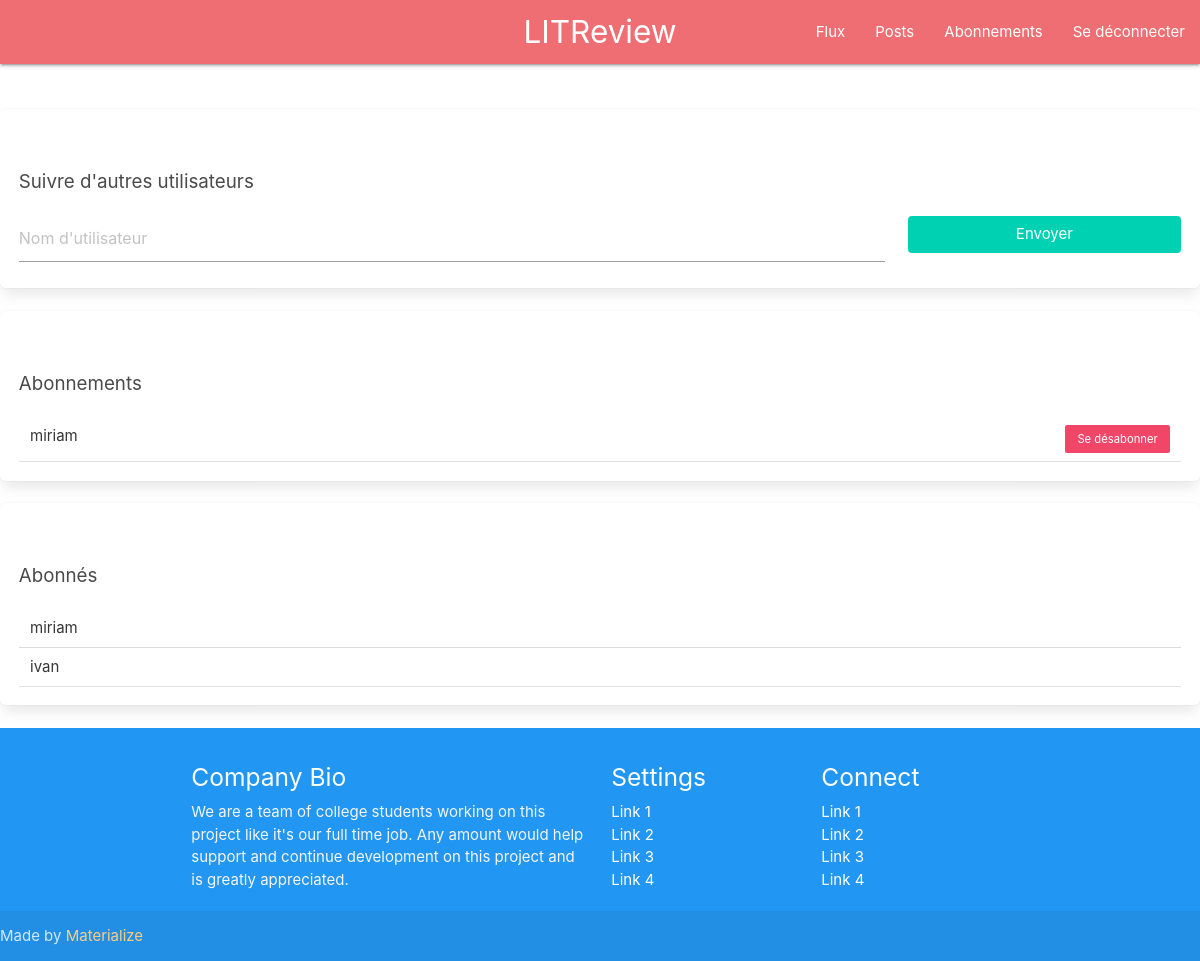
Before: /subscriptions/ (signed in) with the older database file.
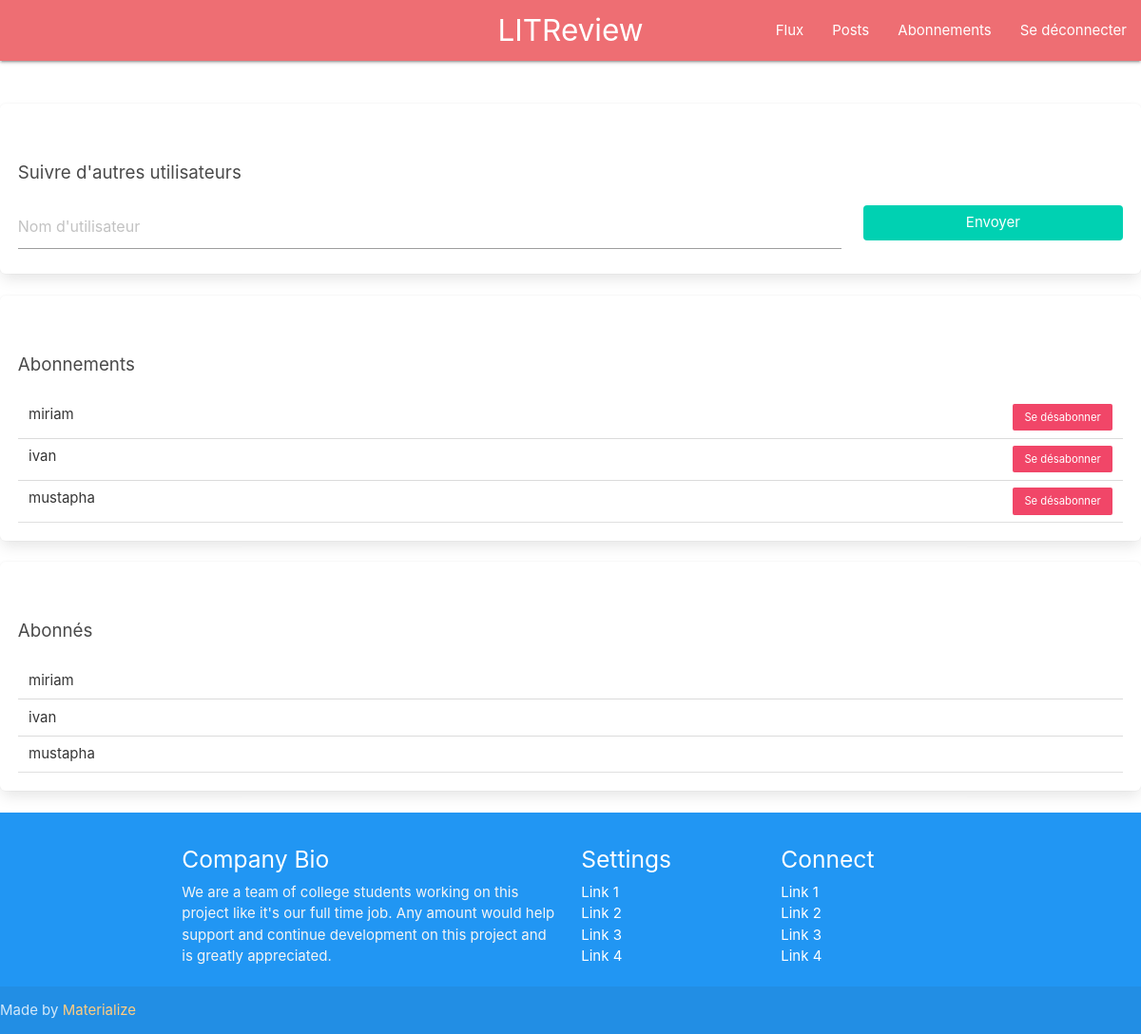
After: the same page with the newer database file.
### tikect/models.py (models this page shows, shortened)
class UserFollows(models.Model):
    user = models.ForeignKey(
        settings.AUTH_USER_MODEL,
        on_delete=models.CASCADE,
        related_name="follower")
    followed_user = models.ForeignKey(
        settings.AUTH_USER_MODEL,
        on_delete=models.CASCADE,
        related_name="followed")
    class Meta:
        unique_together = ('user', 'followed_user')

### authy/models.py (models this page shows, shortened)
class User(AbstractUser):
    def get_reviews(self):
        """Get all the reviews from the user"""
        reviews = Review.objects.filter(user=self)
        return reviews

### tikect/views.py (the view, shortened to what this page needs)
# urls.py: path('subscriptions/', views.subscriptions, name='subscriptions'),
@login_required
def subscriptions(request):
    followings = UserFollows.objects.filter(user=request.user)
    followers = UserFollows.objects.filter(followed_user=request.user)
    form = SearchForm()
    context = {
        'followings': followings,
        'followers': followers,
        'form': form,
    }
    return render(request, 'tikect/subscriptions.html', context)

### tikect/forms.py
class SearchForm(forms.Form):
    entry = forms.CharField(
        max_length=150,
        widget=forms.TextInput(
            attrs={
                "class": "input",
                "placeholder": "Nom d'utilisateur",
                },
            ),
        )

### tikect/templates/tikect/subscriptions.html (shortened to what this page needs)
{% extends 'base.html' %}
{% block content %}
<div class="box">
    <h1 class="subtitle">Suivre d'autres utilisateurs</h1>
    <form action="" method="post">
        <div class="columns">
            <div class="column is-three-quarters">
                {{ form.entry }}
            </div>
            <div class="column">
                <button class="button is-primary is-fullwidth">Envoyer</button>
            </div>
        </div>
    </form>
</div>
<div class="box">
    <h1 class="subtitle">Abonnements</h1>
    <table class="table is-fullwidth">
        <tbody>
                {% for following in followings %}
                <tr>
                    <td>{{ following.followed_user }}</td>
                    <td><a href="{% url 'unfollow' following.followed_user.id %}" class="button is-danger is-small is-pulled-right">Se désabonner</a></td>
                </tr>
                {% endfor %}
        </tbody>
    </table>
</div>
<div class="box">
    <h1 class="subtitle">Abonnés</h1>
    <table class="table is-fullwidth">
        <tbody>
            {% for follower in followers %}
            <tr>
                <td>{{ follower.user }}</td>
            </tr>
            {% endfor %}
        </tbody>
    </table>
</div>
{% endblock content %}

Changed rows visible on the page:
added UserFollows: followed_user "ivan", shown under "Abonnements"
added UserFollows: followed_user "mustapha", shown under "Abonnements"
added UserFollows: user "mustapha", shown under "Abonnés"
